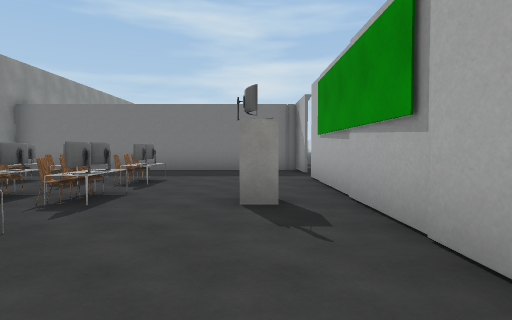
view 1 (above)

15 first-person views from a walk through a Unity game level. The camera is 1.3 m above the floor, tilts 2° down and sees 75° across. The floor is counted in squares, 2 m on a side. Each view is taken from the middle of a square. On the plan, view 1 faces up. The plan holds only what a view shows up to about 10 squares ahead; the rest is blank. The place goes on beyond the plan. Some surface patterns are stand-ins.

view 2
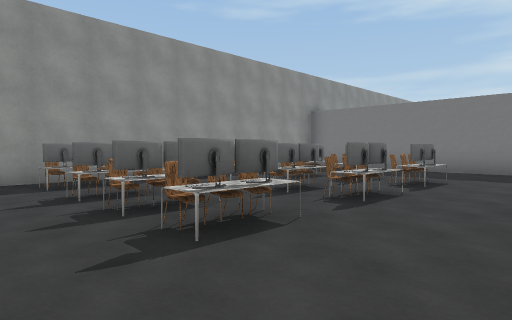

view 3
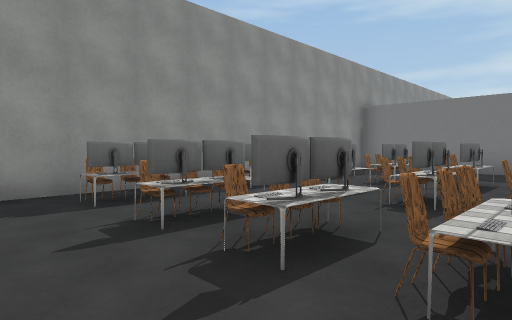

view 4
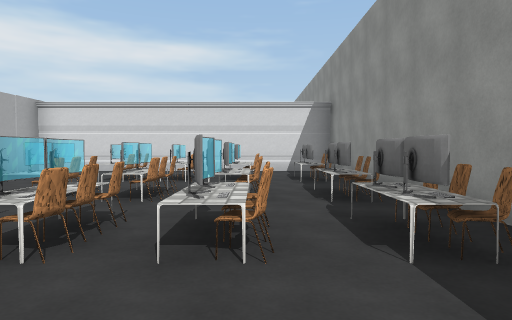

view 5
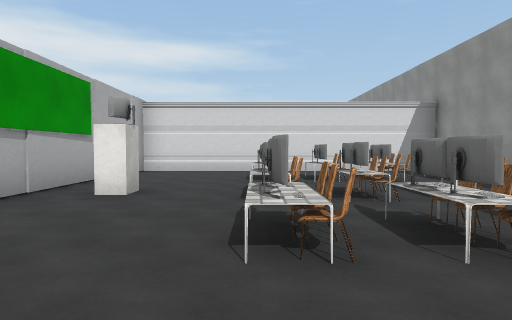

view 6
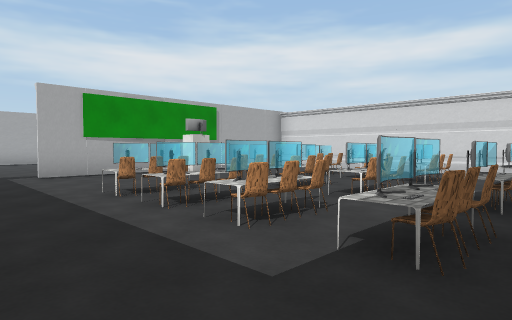

view 7
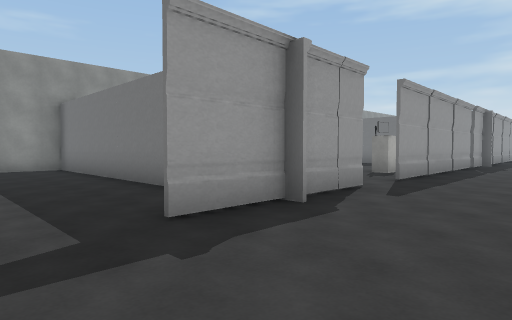

view 8
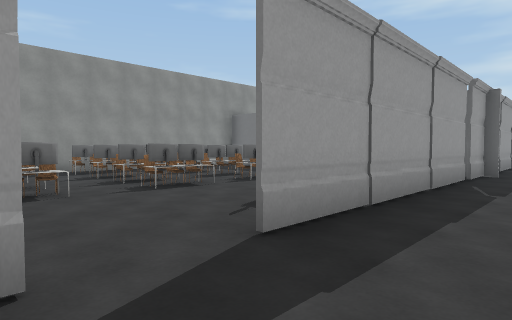

view 9
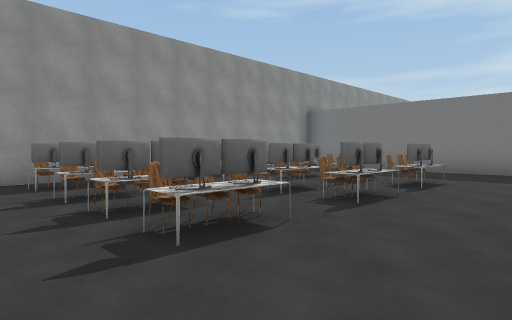

view 10
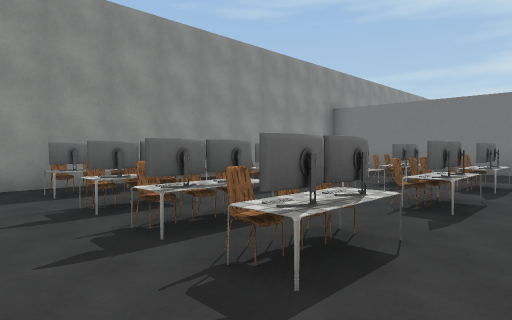

view 11
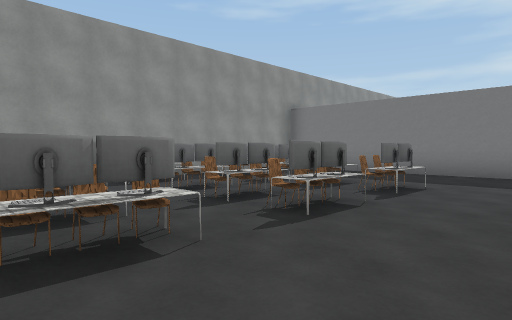

view 12
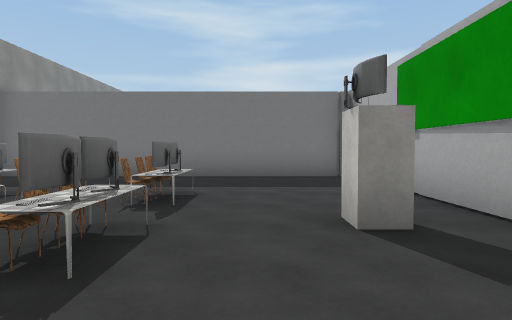

view 13
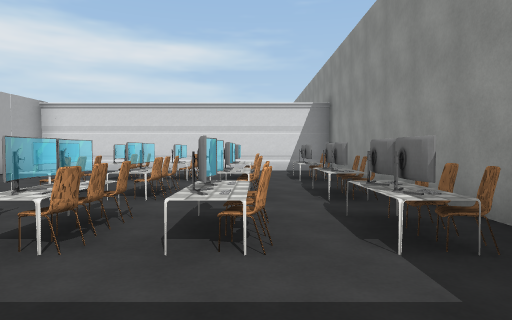

view 14
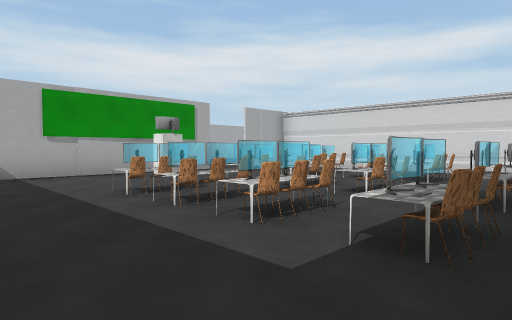

view 15
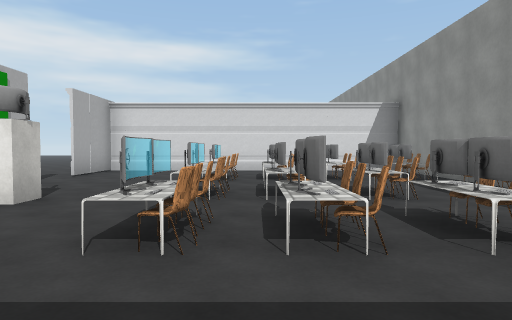

### Floor plan
Points are (right, up) in squares from view 1. A wall is a line through its corners. A room is listed if a view was taken in it or the views show most of it. See-through windows are left out.
Room 1 (views 1, 2, 3, 4, 5, 6)
walls: (1.1, 8.5) (1.1, 9.9) (-7.1, 9.9); (-7.1, -0.6) (1.3, -0.6) (1.2, 7.4); (-7.1, 11.1) (-7.1, 8.9)
ways out: opening at (1, 8) to room 2
objects: other object (-7, 2); chair (-7, 4); other object (-7, 5); chair (-7, 6); chair (-7, 7); table (-6, 1); TV (-6, 2); TV (-6, 3); TV (-6, 4); other object (-6, 5); other object (-6, 6); TV (-6, 7); chair (-5, 1); TV (-5, 2); chair (-5, 6); TV (-5, 7); chair (-5, 8); chair (-4, 1); table (-4, 2); chair (-4, 3); chair (-4, 4); chair (-4, 5); other object (-4, 6); other object (-4, 7); chair (-4, 8); TV (-3, 1); chair (-3, 2); TV (-3, 3); chair (-3, 4); chair (-3, 5); TV (-3, 6); chair (-3, 7); TV (-3, 8); TV (-2, 1); other object (-2, 2); table (-2, 3); other object (-2, 4); TV (-2, 5); TV (-2, 6); other object (-2, 7); TV (-2, 8); TV (-1, 2); TV (-1, 4); block (0, 4)
Room 2 (views 7, 8)
walls: (1.3, 12.4) (1.3, 8.5); (1.6, 21) (1.3, 21) (1.3, 19.6); (1.1, 21) (1.2, 13.6); (1.3, 24.5) (1.3, 22.9)
ways out: opening at (1, 8) to room 1; opening at (1, 13) to room 3
Room 3 (views 9, 10, 11, 12, 13, 14, 15)
walls: (1.3, 14) (1.2, 19); (-7.2, 10.3) (1.1, 10.3) (1.1, 12.4); (1.1, 20.8) (-7, 20.8)
ways out: opening at (1, 13) to room 2
objects: chair (-7, 12); other object (-7, 13); chair (-7, 15); other object (-7, 16); chair (-7, 17); chair (-7, 18); TV (-6, 11); TV (-6, 14); TV (-6, 15); table (-6, 16); other object (-6, 17); TV (-6, 18); TV (-5, 11); chair (-5, 12); chair (-5, 13); chair (-5, 15); chair (-5, 17); other object (-5, 18); chair (-5, 19); chair (-4, 12); chair (-4, 13); chair (-4, 14); chair (-4, 15); chair (-4, 16); chair (-4, 17); chair (-4, 18); chair (-3, 11); TV (-3, 12); TV (-3, 13); table (-3, 14); chair (-3, 15); chair (-3, 17); TV (-3, 18); chair (-3, 19); TV (-2, 11); table (-2, 12); other object (-2, 13); TV (-2, 14); TV (-2, 15); chair (-2, 16); TV (-2, 17); TV (-2, 18); block (0, 16)

Positions as (right, up) in squares from view 1, and headings:
1: (0, 0), facing up
2: (0, 0), facing up-left
3: (-2, 0), facing up-left
4: (-5, 9), facing down
5: (-2, 9), facing down
6: (-7, 9), facing down-right
7: (4, 7), facing up-left
8: (3, 12), facing up-left
9: (0, 11), facing up-left
10: (-1, 11), facing up-left
11: (0, 12), facing up-left
12: (-1, 13), facing up
13: (-5, 20), facing down
14: (-7, 20), facing down-right
15: (-3, 20), facing down
